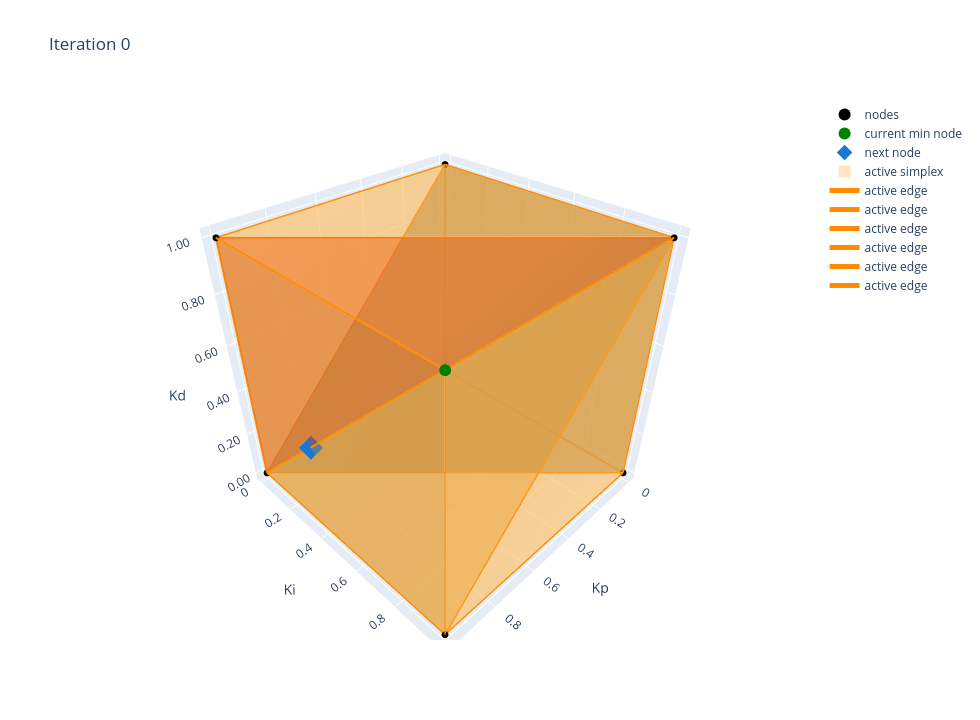
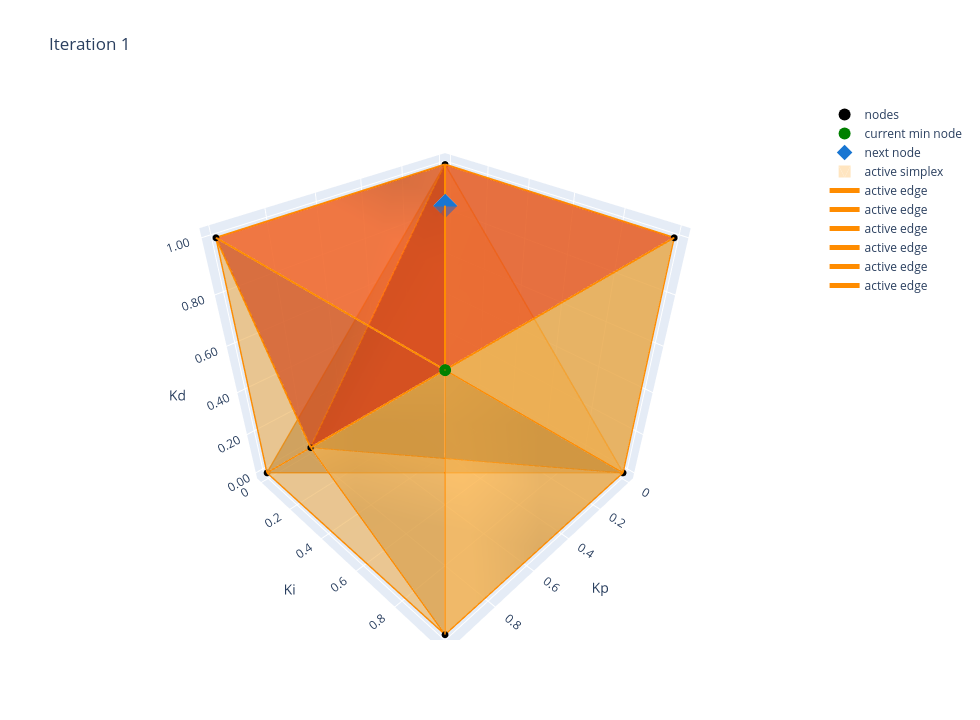
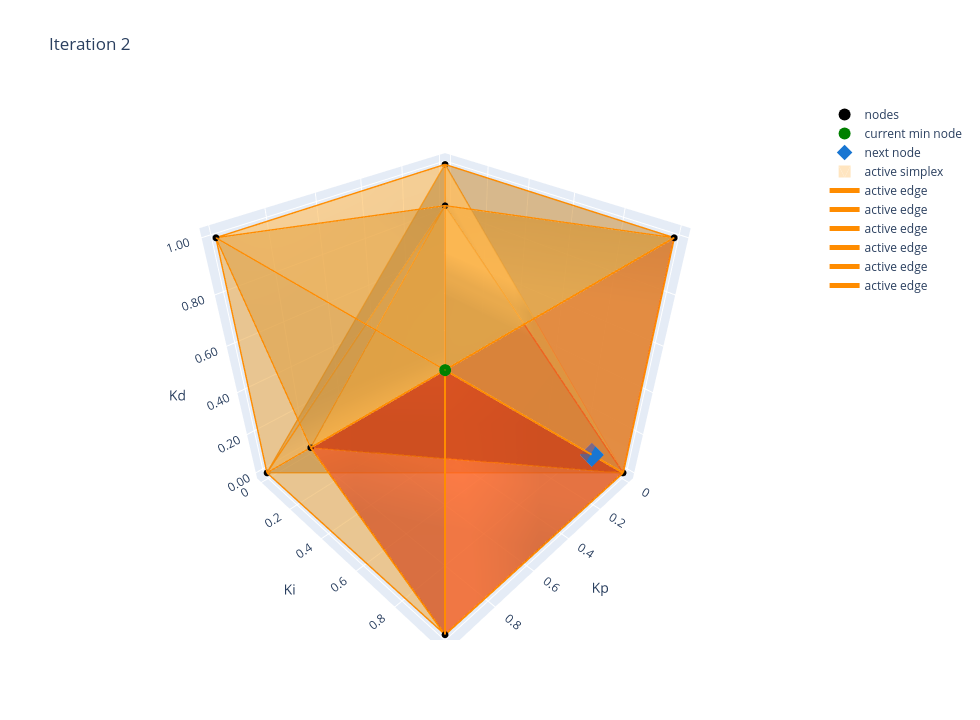
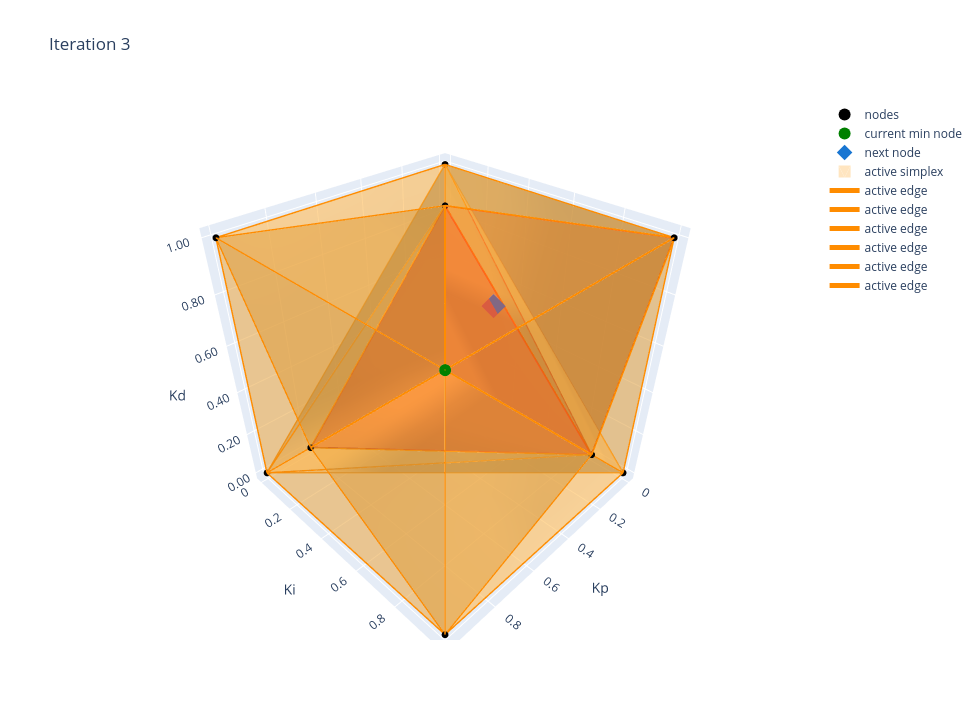

The cell these charts' notebook holds for them, in order:
### Code cell
# app.py
from time import perf_counter  # 新增：计时函数

from modeling import build_models_from_csv
from bundles import BaseBundle, MSBundle
from utils import (
    tighten_bounds_one_model,
    MIN_DIST, ACTIVE_TOL, GAP_STOP_TOL,
)
from simplex import run_pid_simplex_3d

RUN_QUICK_TEST = True  # True: 先用小规模验证

if RUN_QUICK_TEST:
    csv_path       = "data.csv"
    max_scenarios  = 2
    target_nodes   = 13
else:
    csv_path       = "data.csv"
    max_scenarios  = 99
    target_nodes   = 30

bounds = {
    "x":  (None, None),
    "u":  (None, None),
    "e":  (None, None),
    "I":  (-10, 10),
    "Kp": (0, 1),
    "Ki": (0, 1),
    "Kd": (0, 1),
}
weights = (1.0, 0.01)

# ====== 阶段 1：数据加载与场景构造 ======
t_load0 = perf_counter()
model_list, first_stg_vars_list, m_tmpl_list, T = build_models_from_csv(
    csv_path, h=0.2, weights=weights, bounds=bounds,
    sp0=0.0, sp1=0.5, ku_col="tau_us", tau_col="tau_xs",
    disturb_prefix="disturbance_", setpoint_change_col="setpoint_change",
    max_scenarios=max_scenarios, skip=0
)
t_load1 = perf_counter()
print(f"[Time] Data load & scenario build: {t_load1 - t_load0:.3f}s")

# ====== 阶段 1.5：FBBT / OBBT（在持久化实例化之前进行）======
# 对齐他们 PID 脚本的默认：FBBT 开、OBBT 开，OBBT 用轻量选项
obbt_solver_opts = {
    "NonConvex": 2,
    "MIPGap": 1,     # 宽松
    "TimeLimit": 5   # 轻量
}
for m, yvars in zip(model_list, first_stg_vars_list):
    tighten_bounds_one_model(m, yvars,
                             use_fbbt=True,
                             use_obbt=True,
                             obbt_solver_name="gurobi",
                             obbt_solver_opts=obbt_solver_opts,
                             max_rounds=3, tol=1e-6, verbose=True)

# ====== 阶段 2：求解器持久化包装 ======
ub_options = {
    'NonConvex': 2,           # 他们的 UB 只强调非凸
    # 按需可再加 TimeLimit 等；他们脚本里 UB 不怎么加别的
}
lb_options = {
    'NonConvex': 2,
    'MIPGap': 0.2,            # 他们 LB 初始较宽
    'TimeLimit': 15           # 他们 LB 设了时间上限
}

t_wrap0 = perf_counter()
base_bundles = [BaseBundle(m, ub_options) for m in model_list]  # UB 侧
ms_bundles   = [MSBundle(m, yvars, lb_options) for m, yvars in zip(model_list, first_stg_vars_list)]  # LB 侧
t_wrap1 = perf_counter()
print(f"[Time] Persistent wrapper (GurobiPersistent) setup: {t_wrap1 - t_wrap0:.3f}s")

# ====== stage 3：main loop ======
agg_bundle = None  # 对每个场景分别算，不启用共享 λ 聚合

t_run0 = perf_counter()
hist = run_pid_simplex_3d(
    base_bundles=base_bundles,
    ms_bundles=ms_bundles,
    model_list=model_list,
    first_vars_list=first_stg_vars_list,
    target_nodes=target_nodes,
    min_dist=MIN_DIST,
    active_tol=ACTIVE_TOL,
    verbose=True,
    agg_bundle=agg_bundle,
    gap_stop_tol=1e-1,   # <== 例如改成 1e-5；或传 None 禁用
)
t_run1 = perf_counter()
print(f"[Time] Main loop total: {t_run1 - t_run0:.3f}s")

# ====== 结果输出 ======
print("\n==== Done ====")
print(f"Total nodes: {len(hist['nodes'])}")
print(f"Best UB: {min(hist['UB_hist']) if hist['UB_hist'] else None}")
print(f"Last LB: {hist['LB_hist'][-1] if hist['LB_hist'] else None}")
